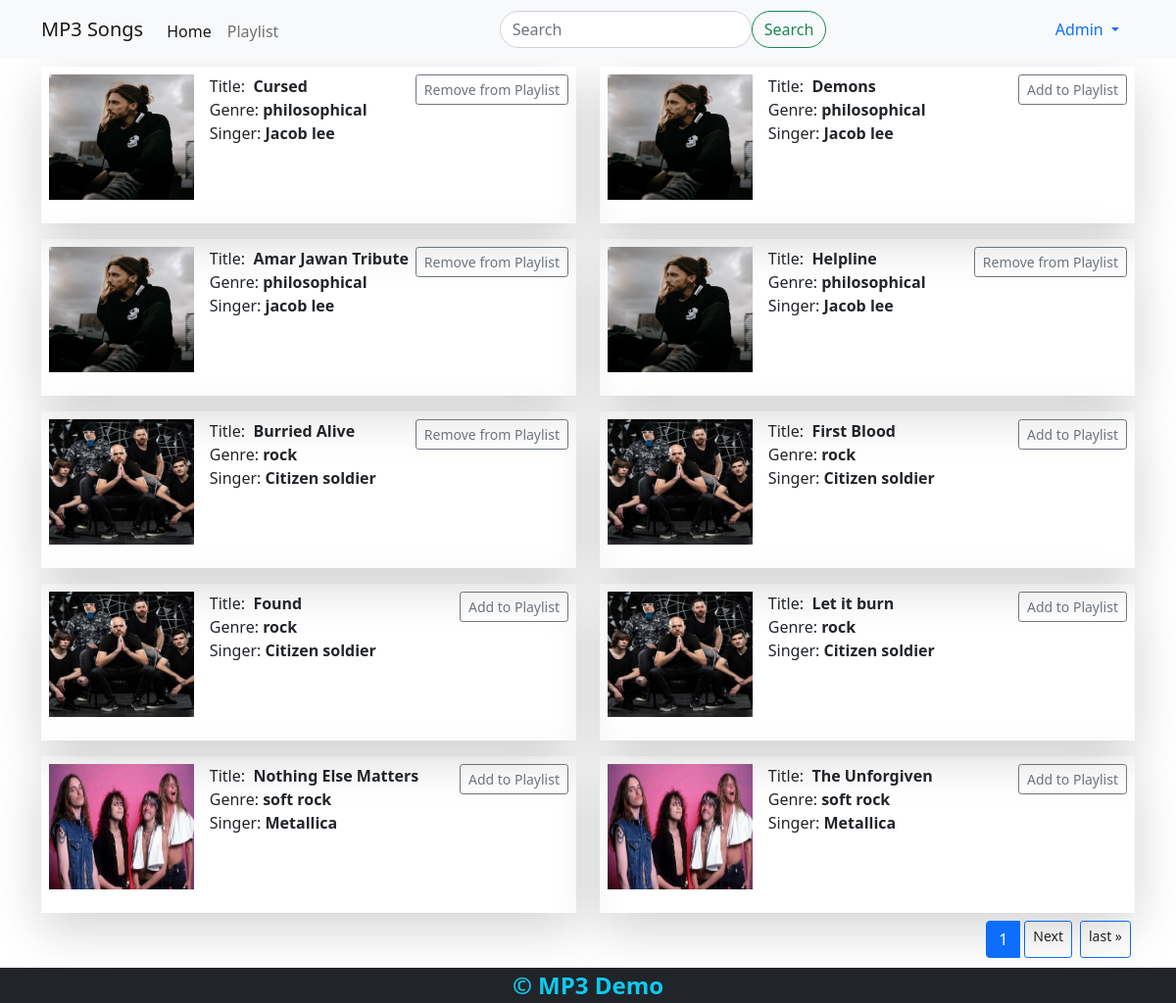
Screenshot of / (signed in) with the database file from the repository.
### accounts/models.py (models this page shows, shortened)
class User(AbstractBaseUser, PermissionsMixin):
    username_validator = UnicodeUsernameValidator()
    username = models.CharField(
        verbose_name="Username",
        max_length=80, validators=[username_validator, ],
        help_text="Required. 25 charecters or fewer. letters, digits and @/./+/-/_ only"
    )
    email = models.EmailField(
        verbose_name="Email", unique=True,
        error_messages={'unique': "Email already exists."})
    is_active = models.BooleanField(default=True)
    is_admin = models.BooleanField(default=False)
    created_at = models.DateTimeField(auto_now_add=True)
    updated_at = models.DateTimeField(auto_now=True)
    USERNAME_FIELD = 'email'
    REQUIRED_FIELDS = ['username', ]
    objects = UserManager()

### music/models.py (models this page shows, shortened)
class Music(models.Model):
    title = models.CharField(max_length=255)
    singer = models.CharField(max_length=255)
    image = models.ImageField(upload_to=upload_image_to, default=None)
    audio = models.FileField(
        upload_to=upload_audio_to, blank=False, null=False)
    genre = models.ForeignKey(
        Genre, on_delete=models.CASCADE, related_name='playlist')
    active = models.BooleanField(default=True)
    created_at = models.DateTimeField(auto_now_add=True)
    updated_at = models.DateTimeField(auto_now=True)

class Genre(models.Model):
    name = models.CharField(max_length=255)
    description = models.TextField(null=True, blank=True)
    def __str__(self) -> str:
        return self.name

### mp3_demo/views.py (the view)
# urls.py: path('', IndexView.as_view(), name="homepage"),
class IndexView(ListView):
    template_name = "index.html"
    paginate_by = 10
    context_object_name = 'music'
    def get_queryset(self, *args, **kwargs):
        return Music.objects.all()

### music/templatetags/custom_tags.py (called while the page is built)
@register.simple_tag
def is_in_playlist(request, id):
    music = Music.objects.get(id=id)
    playlist = Playlist.objects.filter(user=request.user).first()
    if playlist.musics.filter(id=music.id).exists():
        return True
    else:
        return False

### templates/index.html (shortened to what this page needs)
{% extends "includes/base.html" %}
{% load static %}
{% block styles %}
<link rel="stylesheet" href="{% static 'custom/music.css' %}">
{% endblock  %}
{% block content %}
<div class="pb-5">
    <div class="row">
        {% for mus in music %}
        <div class="col-sm-12 col-md-6 col-lg-6">
            {% include "music/snippet/music.html" with music=mus %}
        </div>
        {% endfor %}
    </div>
    {% include 'snippet/pagination.html' %}
</div>
{% endblock  %}

### templates/includes/navigation.html (shortened to what this page needs)
<nav class="navbar navbar-expand-md navbar-light bg-light">
  <div class="container">
    <a class="navbar-brand" href="{% url 'homepage' %}">MP3 Songs</a>
    <div class="collapse navbar-collapse" id="navbarSupportedContent">
      <ul class="navbar-nav me-auto mb-2 mb-lg-0">
        <li class="nav-item pt-1">
          <a class="nav-link {% if request.resolver_match.url_name == 'homepage' %} active {% endif %}"
             aria-current="page" href="{% url 'homepage' %}">Home</a>
        </li>
        {% if request.user.is_authenticated %}
        <li class="nav-item pt-1">
          <a class="nav-link" href="{% url 'playlist' %}">Playlist</a>
        </li>
        {% endif %}
      </ul>
      <form class="d-flex w-auto me-auto" method="GET"
            action="{% url 'search' %}">
        <input class="form-control w-100 rounded-pill" type="search"
               placeholder="Search" name="query" aria-label="Search" />
        <button class="btn btn-outline-success rounded-pill"
                type="submit">Search</button>
      </form>
      <div class="nav-item dropdown">
        <a class="nav-link dropdown-toggle" href="#" id="navbarDropdown"
           role="button" data-bs-toggle="dropdown" aria-expanded="false">
          {% if request.user.is_authenticated %}
          {{request.user.username|capfirst}}
          {% else %}
          Account
          {% endif %}
        </a>
      </div>
    </div>
  </div>
</nav>

### templates/music/snippet/music.html (shortened to what this page needs)
{% load static %}
{% load custom_tags %}
<div class="music-card d-inline-flex shadow-lg">
  <div class="music-img-wrapper">
    <a href="{% url 'music-detail' pk=music.id  %}">
      <img src="{{music.image.url}}" alt="{{music.title}}" height="100%"
           width="100%" />
    </a>
  </div>
  <div class="music-description">
    <div>
      Title:
      <span class="music-title fw-bold">&nbsp;{{music.title|capfirst}}</span>
      {% if request.user.is_authenticated %}
      <form action="{% url 'playlist' %}" method="post" class="float-end">
        {% is_in_playlist request music.id as in_playlist %}
        <input type="submit"
               value="{% if in_playlist %}Remove from Playlist{% else %}Add to Playlist{% endif %}"
               class="btn btn-sm btn-outline-secondary" />
      </form>
      {% endif %}
    </div>
    <div>Genre:<span class="fw-bold"> {{music.genre}}</span></div>
    <div>Singer:<span class="fw-bold"> {{music.singer}}</span></div>
  </div>
</div>

### static/custom/styles.css (style rules this page uses)
a { text-decoration: none !important; }
html, body { height: 100%; }

### rows the page displays
User: user.username "Admin"
Music: image (picture), title "Cursed", genre "philosophical", singer "Jacob lee"
Music: image (picture), title "Demons", genre "philosophical", singer "Jacob lee"
Music: image (picture), title "Amar Jawan Tribute", genre "philosophical", singer "jacob lee"
Music: image (picture), title "Helpline", genre "philosophical", singer "Jacob lee"
Music: image (picture), title "Burried Alive", genre "rock", singer "Citizen soldier"
Music: image (picture), title "First Blood", genre "rock", singer "Citizen soldier"
Music: image (picture), title "Found", genre "rock", singer "Citizen soldier"
Music: image (picture), title "Let it burn", genre "rock", singer "Citizen soldier"
Music: image (picture), title "Nothing Else Matters", genre "soft rock", singer "Metallica"
Music: image (picture), title "The Unforgiven", genre "soft rock", singer "Metallica"

### other values shown
{{ page_obj.number }} "1"
